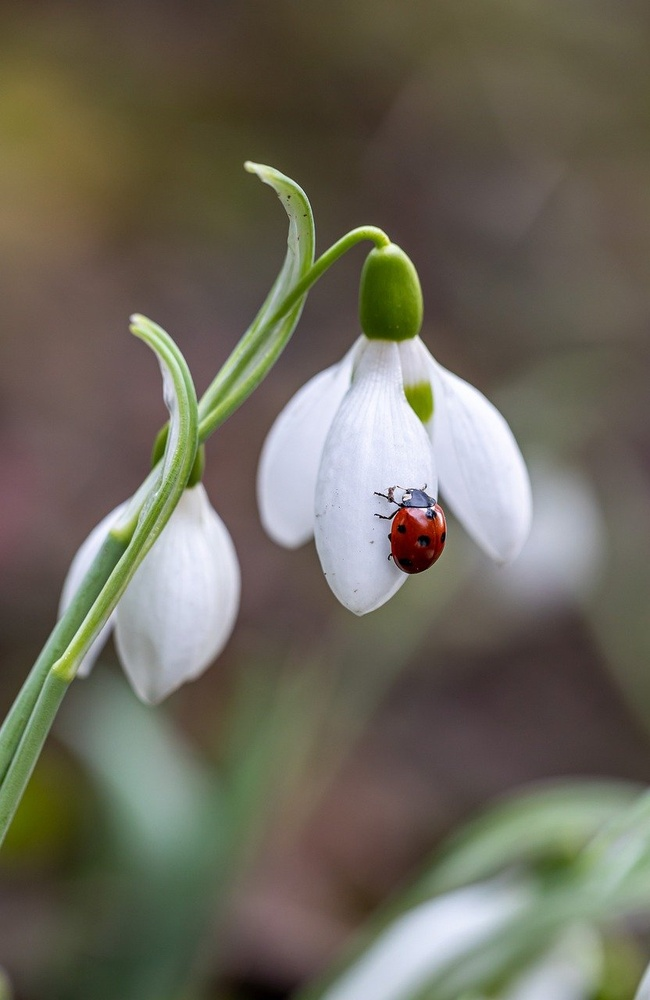
#> input picture images/flower 2024-09-24.jpg, 650 x 1000 px, shrunk from 832 x 1280 before the run, found by its file name
$ python 'image rotation.py'
#> lines starting #> are read from the running program, lines starting #| are printed output that depends on the picture
import cv2
import numpy as np

image=cv2.imread('images\\flower 2024-09-24.jpg')
#> image is the input picture: shape (1000, 650, 3); mean B, G, R 91.4, 105.3, 108.9

height,width=image.shape[:2]
#> height = 1000; width = 650
print(height,width)
#| 1000 650
center=(width/2,height/2)
#> center = (325, 500)
rotation_matrix=cv2.getRotationMatrix2D(center,angle=180,scale=0.5)
rotated_img=cv2.warpAffine(image,rotation_matrix,dsize=(width,height))
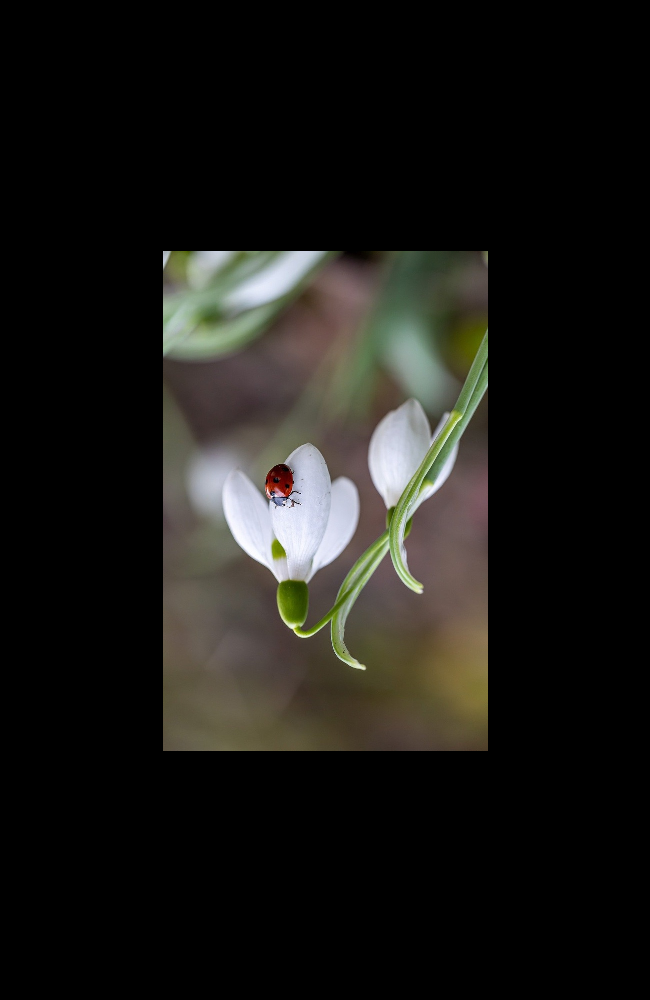
#> rotated_img: shape (1000, 650, 3); mean B, G, R 22.8, 26.3, 27.2

cv2.imshow("og img",image)
cv2.imshow('rotated img',rotated_img)
cv2.waitKey(0)
